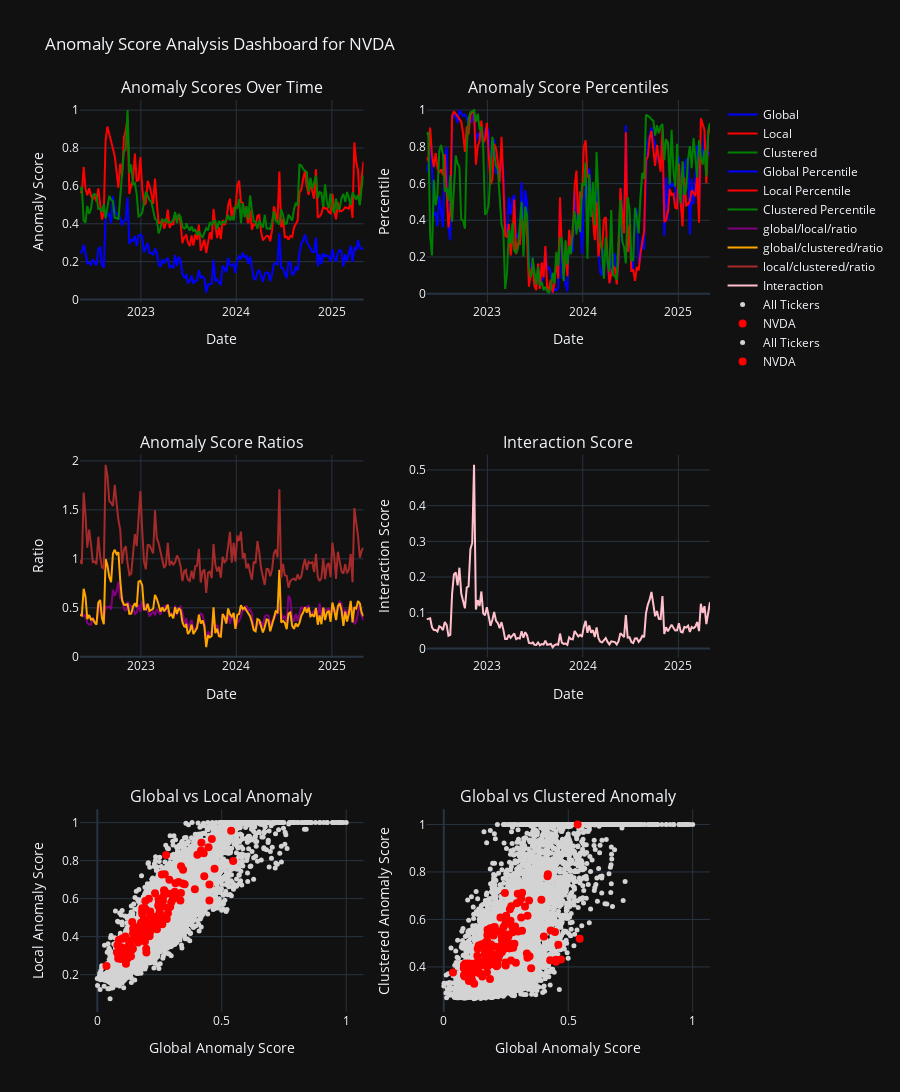

Notebook code for this chart:
### Code cell
import plotly.graph_objects as go
from plotly.subplots import make_subplots
import pandas as pd
import numpy as np

def create_anomaly_dashboard(df_anomaly_scores, ticker):
    # Filter for the specific ticker and calculate percentile ranks
    df_ticker = df_anomaly_scores.loc[ticker].reset_index()
    df_all = df_anomaly_scores.reset_index()
    
    for score in ['global_anomaly_score', 'local_anomaly_score', 'clustered_anomaly_score']:
        df_ticker[f'{score}_percentile'] = df_ticker[score].rank(pct=True)
    
    # Calculate ratios and interactions
    for df in [df_ticker, df_all]:
        df['global_local_ratio'] = df['global_anomaly_score'] / df['local_anomaly_score']
        df['global_clustered_ratio'] = df['global_anomaly_score'] / df['clustered_anomaly_score']
        df['local_clustered_ratio'] = df['local_anomaly_score'] / df['clustered_anomaly_score']
        df['interaction_score'] = df['global_anomaly_score'] * df['local_anomaly_score'] * df['clustered_anomaly_score']
    
    # Create subplots
    fig = make_subplots(rows=3, cols=2, 
                        subplot_titles=('Anomaly Scores Over Time', 'Anomaly Score Percentiles',
                                        'Anomaly Score Ratios', 'Interaction Score',
                                        'Global vs Local Anomaly', 'Global vs Clustered Anomaly'))
    
    # Anomaly Scores Over Time
    for score, color in zip(['global_anomaly_score', 'local_anomaly_score', 'clustered_anomaly_score'], ['blue', 'red', 'green']):
        fig.add_trace(go.Scatter(x=df_ticker['date'], y=df_ticker[score], name=score.split('_')[0].capitalize(), line=dict(color=color)), row=1, col=1)
    
    # Anomaly Score Percentiles
    for score, color in zip(['global_anomaly_score', 'local_anomaly_score', 'clustered_anomaly_score'], ['blue', 'red', 'green']):
        fig.add_trace(go.Scatter(x=df_ticker['date'], y=df_ticker[f'{score}_percentile'], name=f'{score.split("_")[0].capitalize()} Percentile', line=dict(color=color)), row=1, col=2)
    
    # Anomaly Score Ratios
    for ratio, color in zip(['global_local_ratio', 'global_clustered_ratio', 'local_clustered_ratio'], ['purple', 'orange', 'brown']):
        fig.add_trace(go.Scatter(x=df_ticker['date'], y=df_ticker[ratio], name=ratio.replace('_', '/'), line=dict(color=color)), row=2, col=1)
    
    # Interaction Score
    fig.add_trace(go.Scatter(x=df_ticker['date'], y=df_ticker['interaction_score'], name='Interaction', line=dict(color='pink')), row=2, col=2)
    
    # Global vs Local Anomaly
    fig.add_trace(go.Scatter(x=df_all['global_anomaly_score'], y=df_all['local_anomaly_score'], mode='markers', name='All Tickers', marker=dict(color='lightgrey', size=5)), row=3, col=1)
    fig.add_trace(go.Scatter(x=df_ticker['global_anomaly_score'], y=df_ticker['local_anomaly_score'], mode='markers', name=ticker, marker=dict(color='red', size=8)), row=3, col=1)
    
    # Global vs Clustered Anomaly
    fig.add_trace(go.Scatter(x=df_all['global_anomaly_score'], y=df_all['clustered_anomaly_score'], mode='markers', name='All Tickers', marker=dict(color='lightgrey', size=5)), row=3, col=2)
    fig.add_trace(go.Scatter(x=df_ticker['global_anomaly_score'], y=df_ticker['clustered_anomaly_score'], mode='markers', name=ticker, marker=dict(color='red', size=8)), row=3, col=2)
    
    # Update layout
    fig.update_layout(height=1200, title_text=f"Anomaly Score Analysis Dashboard for {ticker}")
    fig.update_xaxes(title_text="Date", row=1, col=1)
    fig.update_xaxes(title_text="Date", row=1, col=2)
    fig.update_xaxes(title_text="Date", row=2, col=1)
    fig.update_xaxes(title_text="Date", row=2, col=2)
    fig.update_xaxes(title_text="Global Anomaly Score", row=3, col=1)
    fig.update_xaxes(title_text="Global Anomaly Score", row=3, col=2)
    fig.update_yaxes(title_text="Anomaly Score", row=1, col=1)
    fig.update_yaxes(title_text="Percentile", row=1, col=2)
    fig.update_yaxes(title_text="Ratio", row=2, col=1)
    fig.update_yaxes(title_text="Interaction Score", row=2, col=2)
    fig.update_yaxes(title_text="Local Anomaly Score", row=3, col=1)
    fig.update_yaxes(title_text="Clustered Anomaly Score", row=3, col=2)
    
    return fig

# Usage
ticker = "NVDA"  # or any other ticker in your dataset
fig = create_anomaly_dashboard(df_anomaly_scores, ticker)
fig.show()

### Figure 1 — Plotly figure (JSON) as saved in the notebook; plotly's stock layout.template omitted (floating-point values rounded to 4 significant figures; data arrays with more than 128 entries replaced by an {"elided": "..."} marker saying what was removed)
{"data": [{"line": {"color": "blue"}, "name": "Global", "type": "scatter", "x": {"elided": "158 str values"}, "xaxis": "x", "y": {"elided": "158 float values"}, "yaxis": "y"}, {"line": {"color": "red"}, "name": "Local", "type": "scatter", "x": {"elided": "158 str values"}, "xaxis": "x", "y": {"elided": "158 float values"}, "yaxis": "y"}, {"line": {"color": "green"}, "name": "Clustered", "type": "scatter", "x": {"elided": "158 str values"}, "xaxis": "x", "y": {"elided": "158 float values"}, "yaxis": "y"}, {"line": {"color": "blue"}, "name": "Global Percentile", "type": "scatter", "x": {"elided": "158 str values"}, "xaxis": "x2", "y": {"elided": "158 float values"}, "yaxis": "y2"}, {"line": {"color": "red"}, "name": "Local Percentile", "type": "scatter", "x": {"elided": "158 str values"}, "xaxis": "x2", "y": {"elided": "158 float values"}, "yaxis": "y2"}, {"line": {"color": "green"}, "name": "Clustered Percentile", "type": "scatter", "x": {"elided": "158 str values"}, "xaxis": "x2", "y": {"elided": "158 float values"}, "yaxis": "y2"}, {"line": {"color": "purple"}, "name": "global/local/ratio", "type": "scatter", "x": {"elided": "158 str values"}, "xaxis": "x3", "y": {"elided": "158 float values"}, "yaxis": "y3"}, {"line": {"color": "orange"}, "name": "global/clustered/ratio", "type": "scatter", "x": {"elided": "158 str values"}, "xaxis": "x3", "y": {"elided": "158 float values"}, "yaxis": "y3"}, {"line": {"color": "brown"}, "name": "local/clustered/ratio", "type": "scatter", "x": {"elided": "158 str values"}, "xaxis": "x3", "y": {"elided": "158 float values"}, "yaxis": "y3"}, {"line": {"color": "pink"}, "name": "Interaction", "type": "scatter", "x": {"elided": "158 str values"}, "xaxis": "x4", "y": {"elided": "158 float values"}, "yaxis": "y4"}, {"marker": {"color": "lightgrey", "size": 5}, "mode": "markers", "name": "All Tickers", "type": "scatter", "x": {"elided": "7750 float values"}, "xaxis": "x5", "y": {"elided": "7750 float values"}, "yaxis": "y5"}, {"marker": {"color": "red", "size": 8}, "mode": "markers", "name": "NVDA", "type": "scatter", "x": {"elided": "158 float values"}, "xaxis": "x5", "y": {"elided": "158 float values"}, "yaxis": "y5"}, {"marker": {"color": "lightgrey", "size": 5}, "mode": "markers", "name": "All Tickers", "type": "scatter", "x": {"elided": "7750 float values"}, "xaxis": "x6", "y": {"elided": "7750 float values"}, "yaxis": "y6"}, {"marker": {"color": "red", "size": 8}, "mode": "markers", "name": "NVDA", "type": "scatter", "x": {"elided": "158 float values"}, "xaxis": "x6", "y": {"elided": "158 float values"}, "yaxis": "y6"}], "layout": {"annotations": [{"font": {"size": 16}, "showarrow": false, "text": "Anomaly Scores Over Time", "x": 0.225, "xanchor": "center", "xref": "paper", "y": 1, "yanchor": "bottom", "yref": "paper"}, {"font": {"size": 16}, "showarrow": false, "text": "Anomaly Score Percentiles", "x": 0.775, "xanchor": "center", "xref": "paper", "y": 1, "yanchor": "bottom", "yref": "paper"}, {"font": {"size": 16}, "showarrow": false, "text": "Anomaly Score Ratios", "x": 0.225, "xanchor": "center", "xref": "paper", "y": 0.6111, "yanchor": "bottom", "yref": "paper"}, {"font": {"size": 16}, "showarrow": false, "text": "Interaction Score", "x": 0.775, "xanchor": "center", "xref": "paper", "y": 0.6111, "yanchor": "bottom", "yref": "paper"}, {"font": {"size": 16}, "showarrow": false, "text": "Global vs Local Anomaly", "x": 0.225, "xanchor": "center", "xref": "paper", "y": 0.2222, "yanchor": "bottom", "yref": "paper"}, {"font": {"size": 16}, "showarrow": false, "text": "Global vs Clustered Anomaly", "x": 0.775, "xanchor": "center", "xref": "paper", "y": 0.2222, "yanchor": "bottom", "yref": "paper"}], "height": 1200, "title": {"text": "Anomaly Score Analysis Dashboard for NVDA"}, "xaxis": {"anchor": "y", "domain": [0, 0.45], "title": {"text": "Date"}}, "xaxis2": {"anchor": "y2", "domain": [0.55, 1], "title": {"text": "Date"}}, "xaxis3": {"anchor": "y3", "domain": [0, 0.45], "title": {"text": "Date"}}, "xaxis4": {"anchor": "y4", "domain": [0.55, 1], "title": {"text": "Date"}}, "xaxis5": {"anchor": "y5", "domain": [0, 0.45], "title": {"text": "Global Anomaly Score"}}, "xaxis6": {"anchor": "y6", "domain": [0.55, 1], "title": {"text": "Global Anomaly Score"}}, "yaxis": {"anchor": "x", "domain": [0.7778, 1], "title": {"text": "Anomaly Score"}}, "yaxis2": {"anchor": "x2", "domain": [0.7778, 1], "title": {"text": "Percentile"}}, "yaxis3": {"anchor": "x3", "domain": [0.3889, 0.6111], "title": {"text": "Ratio"}}, "yaxis4": {"anchor": "x4", "domain": [0.3889, 0.6111], "title": {"text": "Interaction Score"}}, "yaxis5": {"anchor": "x5", "domain": [0, 0.2222], "title": {"text": "Local Anomaly Score"}}, "yaxis6": {"anchor": "x6", "domain": [0, 0.2222], "title": {"text": "Clustered Anomaly Score"}}}}
